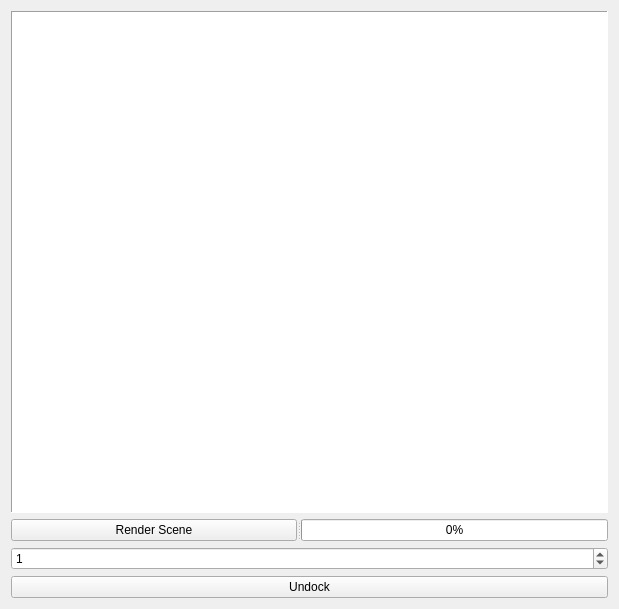
<?xml version="1.0" encoding="UTF-8"?>
<ui version="4.0">
 <class>RayTracingWindow</class>
 <widget class="QWidget" name="RayTracingWindow">
  <property name="geometry">
   <rect>
    <x>0</x>
    <y>0</y>
    <width>619</width>
    <height>578</height>
   </rect>
  </property>
  <property name="windowTitle">
   <string>Ray Tracing</string>
  </property>
  <layout class="QGridLayout" name="gridLayout">
   <item row="1" column="0">
    <widget class="QSplitter" name="splitter">
     <property name="orientation">
      <enum>Qt::Horizontal</enum>
     </property>
     <widget class="QPushButton" name="qRenderButton">
      <property name="text">
       <string>Render Scene</string>
      </property>
     </widget>
     <widget class="QProgressBar" name="qProgressBar">
      <property name="value">
       <number>0</number>
      </property>
      <property name="textVisible">
       <bool>true</bool>
      </property>
     </widget>
    </widget>
   </item>
   <item row="0" column="0">
    <widget class="QGraphicsView" name="qRayTracingView">
     <property name="sizePolicy">
      <sizepolicy hsizetype="Preferred" vsizetype="Preferred">
       <horstretch>100</horstretch>
       <verstretch>100</verstretch>
      </sizepolicy>
     </property>
     <property name="minimumSize">
      <size>
       <width>502</width>
       <height>502</height>
      </size>
     </property>
     <property name="autoFillBackground">
      <bool>true</bool>
     </property>
     <property name="frameShape">
      <enum>QFrame::Panel</enum>
     </property>
     <property name="frameShadow">
      <enum>QFrame::Sunken</enum>
     </property>
     <property name="lineWidth">
      <number>1</number>
     </property>
    </widget>
   </item>
   <item row="3" column="0">
    <widget class="QPushButton" name="qUndockButton">
     <property name="text">
      <string>Undock</string>
     </property>
    </widget>
   </item>
   <item row="2" column="0">
    <widget class="QSpinBox" name="maxRayDepthSpinBox">
     <property name="value">
      <number>1</number>
     </property>
    </widget>
   </item>
  </layout>
 </widget>
 <layoutdefault spacing="6" margin="11"/>
 <resources/>
 <connections/>
</ui>
